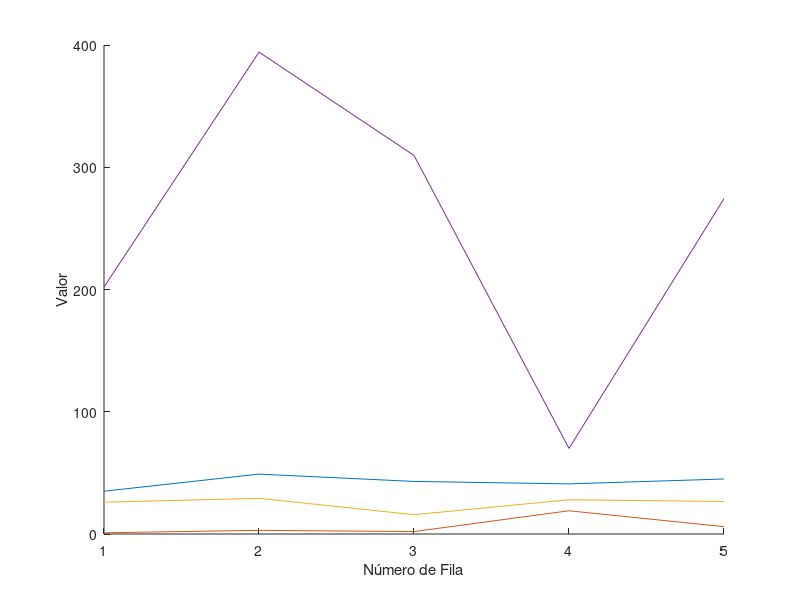

MATLAB code to generate this figure:
%Ejercicio 2

%matriz aleatoria
n= input("Introduce un número para el prden de la matriz: \n");

%distribuida del 0 al 1
matrix= rand(n)
%distribuida en el rango que definas
matrix_2= randi([1,50],n)


% columnas impares
impares = matrix_2(:, 1:2:end)

%sacar diagonal
diagonal = matrix_2(1:n+1:end)

%Valor máximo, mínimo, medio y varianza de cada fila. Estos valores se han de representar
%gráficamente, indicando en el eje de abscisas el número de fila 
maximos = max(matrix_2')
minimos = min(matrix_2')
medias = mean(matrix_2')
varianzas = var(matrix_2')

%representar con plot

filas = 1:size(matrix_2,1);

figure;
hold on;
plot(filas, maximos);
plot(filas, minimos);
plot(filas, medias);
plot(filas, varianzas);
xlabel('Número de Fila');
ylabel('Valor');
set(gca,'XTick',filas); % Establecer los valores del eje x manualmente

